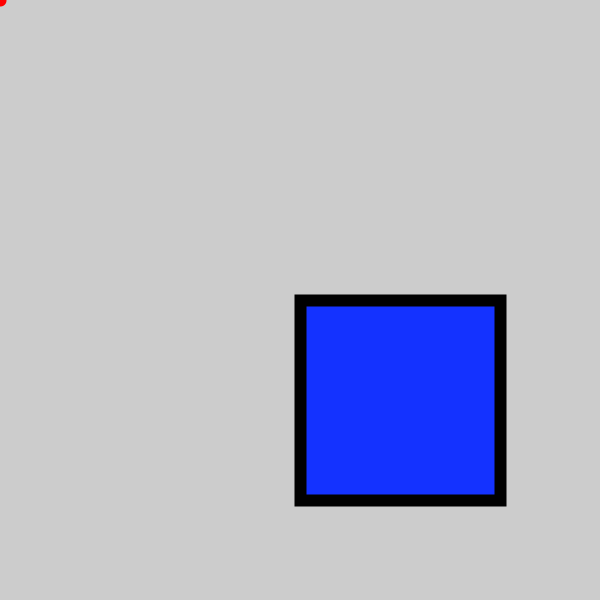
Frame 1 (no input)
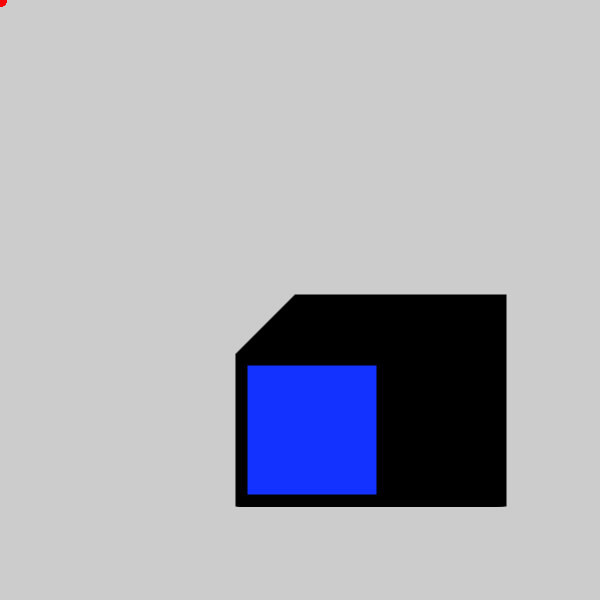
Frame 60 (the mouse pressed at the canvas centre just before this capture)
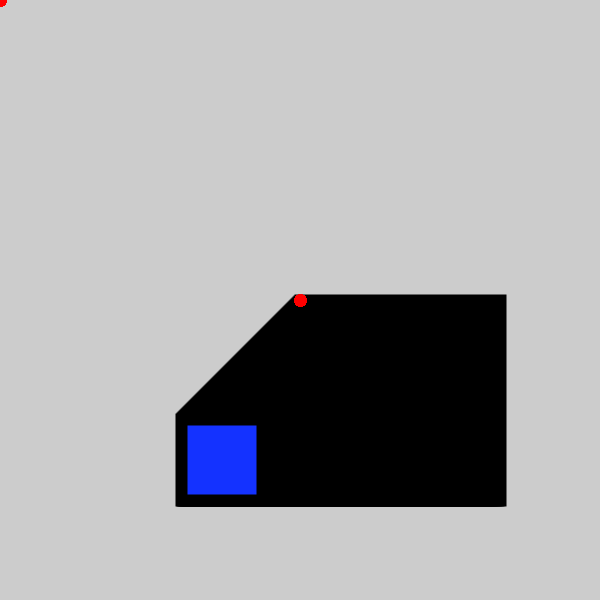
Frame 120 (the mouse held since frame 60 and released just before this capture)

The Processing sketch that drew these frames (run headless with seeded random() and noise(); from frame 60 on, the mouse is pressed at the canvas centre):

// Processing sketch: assignment1_Hirsch
// ── assignment1_Hirsch.pde
int x1,y1,x2,y2; //declare variables
int w,h;


void setup(){
  size(600,600); // size of window
  
  // set each point to the middle of the window
  x1 = width/2;
  y1 = height/2;
  x2 = width/2;
  y2 = height/2;
  
  w = 200;
  h = 200;
}

void draw(){
  //background(255);
  //noStroke();
  //fill(255,100,20,20);
  //ellipse(mouseX,mouseY,60,60);
  
  strokeWeight(12);
  stroke(255,0,0);
  point(mouseX, mouseY);
  
  stroke(0,0,0);
  fill(20,50,255);
  rect(x2,y2,w,h);
  
  w--;
  h--;
  
  //x1 = x1 + 1;
  x1++;
  //y1 = y1 - 1;
  y1--;
  
  x2--;
  y2++;
  
}
